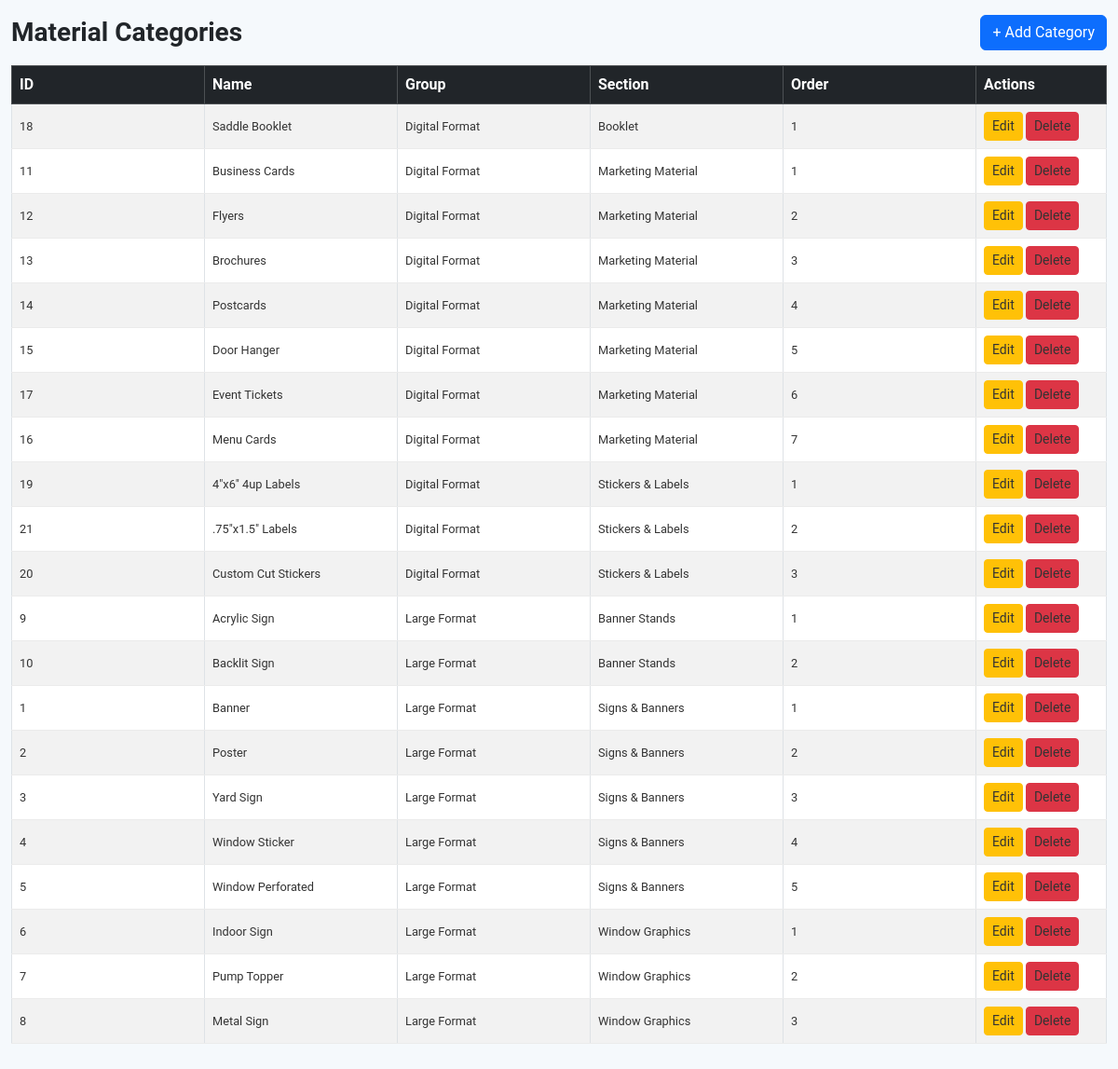
The app's page /ps-admin/material_categories.php (signed in) with its own data.
### tables this page shows
CREATE TABLE `ps_material_categories` (
  `cat_id` int(11) NOT NULL,
  `cat_name` varchar(100) NOT NULL,
  `cat_description` text DEFAULT NULL,
  `cat_image` varchar(255) DEFAULT NULL,
  `cat_slug` varchar(255) NOT NULL,
  `cat_group` varchar(100) NOT NULL DEFAULT '',
  `cat_section` varchar(100) DEFAULT '',
  `cat_order` int(11) DEFAULT 0
);

### ps-admin/db_function.php (called while the page is built, shortened)
<?php
function select_query($conn, $sql, $types = "", ...$params)
{
    $stmt = mysqli_prepare($conn, $sql);
    mysqli_stmt_execute($stmt);
    $result = mysqli_stmt_get_result($stmt);
    $data = [];
    while ($row = mysqli_fetch_assoc($result)) {
        $data[] = $row;
    }
    return $data;
}

### ps-admin/material_categories.php (the view, shortened to what this page needs)
<?php
require_once "db_function.php";
$conn = db_connect();
$categories = select_query(
    $conn,
    "SELECT * FROM ps_material_categories
     ORDER BY cat_group, cat_section, cat_order"
);
include 'include/head.php';
?>
<body class="container-fluid py-3">
    <div class="d-flex justify-content-between align-items-center mb-3">
        <h3>Material Categories</h3>
        <button class="btn btn-primary" data-bs-toggle="modal" data-bs-target="#categoryModal">
            + Add Category
        </button>
    </div>
    <div class="table-wrapper">
        <table class="table table-bordered table-striped mb-0">
            <thead class="table-dark sticky-top">
                <tr>
                    <th>ID</th>
                    <th>Name</th>
                    <th>Group</th>
                    <th>Section</th>
                    <th>Order</th>
                    <th width="140">Actions</th>
                </tr>
            </thead>
            <tbody>
                <?php foreach ($categories as $cat): ?>
                    <tr>
                        <td><?= $cat['cat_id'] ?></td>
                        <td><?= htmlspecialchars($cat['cat_name']) ?></td>
                        <td><?= htmlspecialchars($cat['cat_group']) ?></td>
                        <td><?= htmlspecialchars($cat['cat_section']) ?></td>
                        <td><?= $cat['cat_order'] ?></td>
                        <td>
                            <a href="?edit=<?= $cat['cat_id'] ?>"
                                class="btn btn-sm btn-warning">
                                Edit
                            </a>
                            <a href="?delete=<?= $cat['cat_id'] ?>"
                                class="btn btn-sm btn-danger"
                                onclick="return confirm('Delete this category?')">
                                Delete
                            </a>
                        </td>
                    </tr>
                <?php endforeach; ?>
            </tbody>
        </table>
    </div>
</body>
</html>

### ps-admin/css/dashboard.css (style rules this page uses)
:root { --color-black: #333333; --color-white: #ffffff; --color-blue: #0d6efd; --color-grey: #999999; --color-bgGrey: #f5f9fc; --color-lightGrey: #fafafa; --box-shadow-light: rgba(0, 0, 0, 0.16); --color-border: #ebebeb; --color-overlay: rgba(0, 0, 0, 0.8); --color-red: #ad2828; --color-green: #28a745; }
*, *:before, *:after { box-sizing: border-box; -moz-box-sizing: border-box; -webkit-box-sizing: border-box; }
html, body { height: 100%; overflow-y: hidden; }
body { margin: 0; font-family: "Roboto", sans-serif; ; font-size: 1rem; background-color: var(--color-bgGrey); }
h1, h2, h3, h4, h5, h6 { margin: 0; font-weight: bold; }
.table { width: 100%; table-layout: fixed; word-wrap: break-word; }
.table td { font-size: 0.8rem; border-bottom: 1px solid var(--color-border); color: var(--color-black); vertical-align: middle !important; white-space: normal; overflow: visible; text-overflow: unset; }
.table td a { text-decoration: none; color: inherit; }
td { word-wrap: break-word }

### ps-admin/material_categories.php (style rules this page uses)
body { overflow: hidden; }
.table-wrapper { max-height: calc(100vh - 140px); overflow-y: auto; }

### records on screen
ps_material_categories: cat_id "18", cat_name "Saddle Booklet", cat_group "Digital Format", cat_section "Booklet", cat_order "1"
ps_material_categories: cat_id "11", cat_name "Business Cards", cat_group "Digital Format", cat_section "Marketing Material", cat_order "1"
ps_material_categories: cat_id "12", cat_name "Flyers", cat_group "Digital Format", cat_section "Marketing Material", cat_order "2"
ps_material_categories: cat_id "13", cat_name "Brochures", cat_group "Digital Format", cat_section "Marketing Material", cat_order "3"
ps_material_categories: cat_id "14", cat_name "Postcards", cat_group "Digital Format", cat_section "Marketing Material", cat_order "4"
ps_material_categories: cat_id "15", cat_name "Door Hanger", cat_group "Digital Format", cat_section "Marketing Material", cat_order "5"
ps_material_categories: cat_id "17", cat_name "Event Tickets", cat_group "Digital Format", cat_section "Marketing Material", cat_order "6"
ps_material_categories: cat_id "16", cat_name "Menu Cards", cat_group "Digital Format", cat_section "Marketing Material", cat_order "7"
ps_material_categories: cat_id "19", cat_name "4\"x6\" 4up Labels", cat_group "Digital Format", cat_section "Stickers & Labels", cat_order "1"
ps_material_categories: cat_id "21", cat_name ".75\"x1.5\" Labels", cat_group "Digital Format", cat_section "Stickers & Labels", cat_order "2"
ps_material_categories: cat_id "20", cat_name "Custom Cut Stickers", cat_group "Digital Format", cat_section "Stickers & Labels", cat_order "3"
ps_material_categories: cat_id "9", cat_name "Acrylic Sign", cat_group "Large Format", cat_section "Banner Stands", cat_order "1"
ps_material_categories: cat_id "10", cat_name "Backlit Sign", cat_group "Large Format", cat_section "Banner Stands", cat_order "2"
ps_material_categories: cat_id "1", cat_name "Banner", cat_group "Large Format", cat_section "Signs & Banners", cat_order "1"
ps_material_categories: cat_id "2", cat_name "Poster", cat_group "Large Format", cat_section "Signs & Banners", cat_order "2"
ps_material_categories: cat_id "3", cat_name "Yard Sign", cat_group "Large Format", cat_section "Signs & Banners", cat_order "3"
ps_material_categories: cat_id "4", cat_name "Window Sticker", cat_group "Large Format", cat_section "Signs & Banners", cat_order "4"
ps_material_categories: cat_id "5", cat_name "Window Perforated", cat_group "Large Format", cat_section "Signs & Banners", cat_order "5"
ps_material_categories: cat_id "6", cat_name "Indoor Sign", cat_group "Large Format", cat_section "Window Graphics", cat_order "1"
ps_material_categories: cat_id "7", cat_name "Pump Topper", cat_group "Large Format", cat_section "Window Graphics", cat_order "2"
ps_material_categories: cat_id "8", cat_name "Metal Sign", cat_group "Large Format", cat_section "Window Graphics", cat_order "3"
